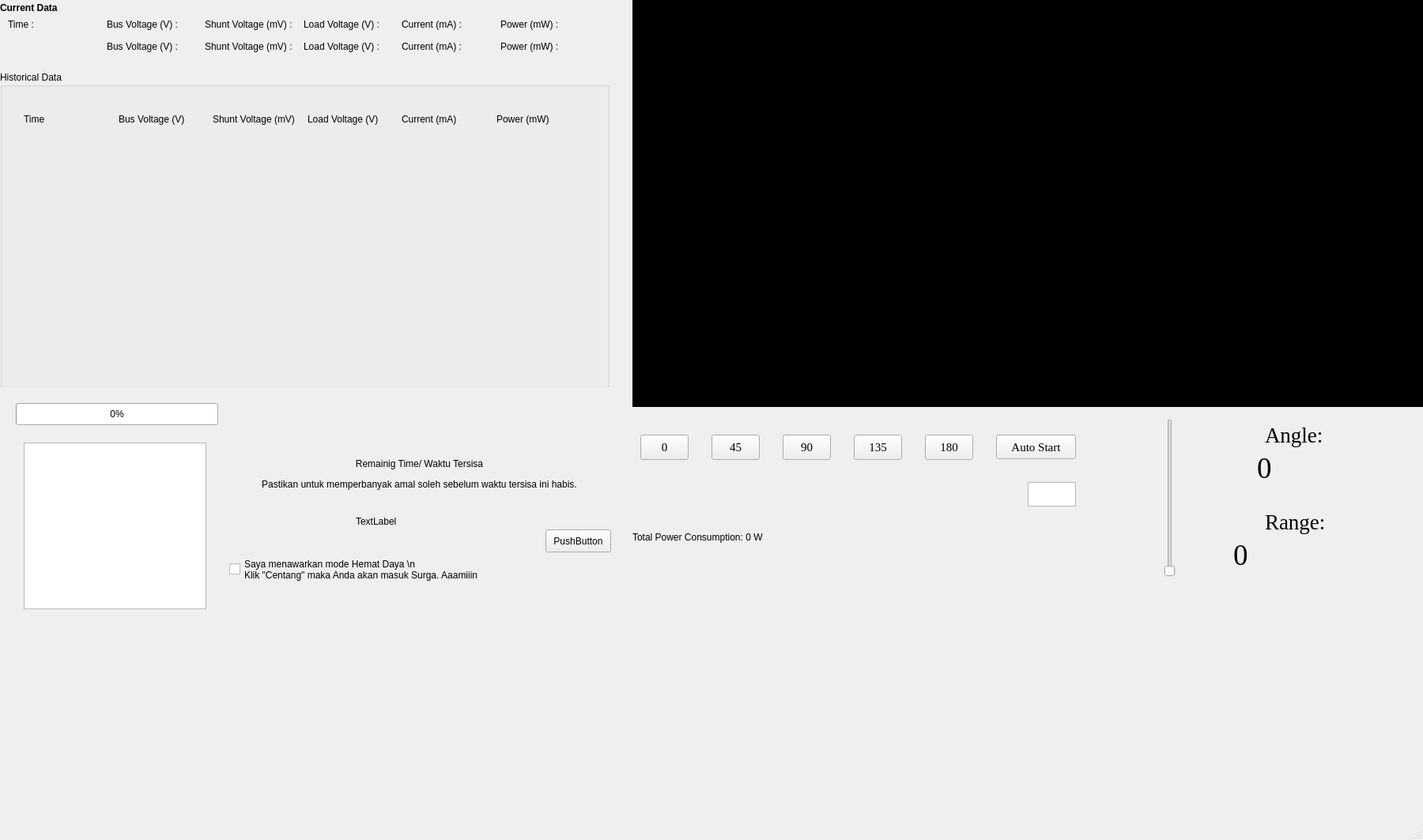
<?xml version="1.0" encoding="UTF-8"?>
<ui version="4.0">
 <class>MainWindow</class>
 <widget class="QMainWindow" name="MainWindow">
  <property name="geometry">
   <rect>
    <x>0</x>
    <y>0</y>
    <width>1800</width>
    <height>1063</height>
   </rect>
  </property>
  <property name="maximumSize">
   <size>
    <width>1800</width>
    <height>1200</height>
   </size>
  </property>
  <property name="windowTitle">
   <string>MainWindow</string>
  </property>
  <property name="windowOpacity">
   <double>1.000000000000000</double>
  </property>
  <widget class="QWidget" name="centralwidget">
   <widget class="QLabel" name="rangeLabel">
    <property name="geometry">
     <rect>
      <x>1560</x>
      <y>680</y>
      <width>175</width>
      <height>45</height>
     </rect>
    </property>
    <property name="maximumSize">
     <size>
      <width>175</width>
      <height>45</height>
     </size>
    </property>
    <property name="font">
     <font>
      <family>Times New Roman</family>
      <pointsize>28</pointsize>
     </font>
    </property>
    <property name="text">
     <string>0</string>
    </property>
   </widget>
   <widget class="QPushButton" name="button180">
    <property name="geometry">
     <rect>
      <x>1170</x>
      <y>550</y>
      <width>61</width>
      <height>32</height>
     </rect>
    </property>
    <property name="font">
     <font>
      <family>Times New Roman</family>
      <pointsize>11</pointsize>
     </font>
    </property>
    <property name="text">
     <string>180</string>
    </property>
   </widget>
   <widget class="QLabel" name="angleLabel">
    <property name="geometry">
     <rect>
      <x>1590</x>
      <y>570</y>
      <width>101</width>
      <height>45</height>
     </rect>
    </property>
    <property name="maximumSize">
     <size>
      <width>150</width>
      <height>45</height>
     </size>
    </property>
    <property name="font">
     <font>
      <family>Times New Roman</family>
      <pointsize>28</pointsize>
     </font>
    </property>
    <property name="autoFillBackground">
     <bool>false</bool>
    </property>
    <property name="text">
     <string>0</string>
    </property>
   </widget>
   <widget class="QGraphicsView" name="graphicsView">
    <property name="geometry">
     <rect>
      <x>800</x>
      <y>0</y>
      <width>1000</width>
      <height>515</height>
     </rect>
    </property>
    <property name="minimumSize">
     <size>
      <width>1000</width>
      <height>515</height>
     </size>
    </property>
    <property name="maximumSize">
     <size>
      <width>1000</width>
      <height>515</height>
     </size>
    </property>
    <property name="palette">
     <palette>
      <active>
       <colorrole role="WindowText">
        <brush brushstyle="SolidPattern">
         <color alpha="255">
          <red>255</red>
          <green>255</green>
          <blue>255</blue>
         </color>
        </brush>
       </colorrole>
       <colorrole role="Button">
        <brush brushstyle="SolidPattern">
         <color alpha="255">
          <red>0</red>
          <green>0</green>
          <blue>0</blue>
         </color>
        </brush>
       </colorrole>
       <colorrole role="Light">
        <brush brushstyle="SolidPattern">
         <color alpha="255">
          <red>0</red>
          <green>0</green>
          <blue>0</blue>
         </color>
        </brush>
       </colorrole>
       <colorrole role="Midlight">
        <brush brushstyle="SolidPattern">
         <color alpha="255">
          <red>0</red>
          <green>0</green>
          <blue>0</blue>
         </color>
        </brush>
       </colorrole>
       <colorrole role="Dark">
        <brush brushstyle="SolidPattern">
         <color alpha="255">
          <red>0</red>
          <green>0</green>
          <blue>0</blue>
         </color>
        </brush>
       </colorrole>
       <colorrole role="Mid">
        <brush brushstyle="SolidPattern">
         <color alpha="255">
          <red>0</red>
          <green>0</green>
          <blue>0</blue>
         </color>
        </brush>
       </colorrole>
       <colorrole role="Text">
        <brush brushstyle="SolidPattern">
         <color alpha="255">
          <red>255</red>
          <green>255</green>
          <blue>255</blue>
         </color>
        </brush>
       </colorrole>
       <colorrole role="BrightText">
        <brush brushstyle="SolidPattern">
         <color alpha="255">
          <red>255</red>
          <green>255</green>
          <blue>255</blue>
         </color>
        </brush>
       </colorrole>
       <colorrole role="ButtonText">
        <brush brushstyle="SolidPattern">
         <color alpha="255">
          <red>255</red>
          <green>255</green>
          <blue>255</blue>
         </color>
        </brush>
       </colorrole>
       <colorrole role="Base">
        <brush brushstyle="SolidPattern">
         <color alpha="255">
          <red>0</red>
          <green>0</green>
          <blue>0</blue>
         </color>
        </brush>
       </colorrole>
       <colorrole role="Window">
        <brush brushstyle="SolidPattern">
         <color alpha="255">
          <red>0</red>
          <green>0</green>
          <blue>0</blue>
         </color>
        </brush>
       </colorrole>
       <colorrole role="Shadow">
        <brush brushstyle="SolidPattern">
         <color alpha="255">
          <red>0</red>
          <green>0</green>
          <blue>0</blue>
         </color>
        </brush>
       </colorrole>
       <colorrole role="AlternateBase">
        <brush brushstyle="SolidPattern">
         <color alpha="255">
          <red>0</red>
          <green>0</green>
          <blue>0</blue>
         </color>
        </brush>
       </colorrole>
       <colorrole role="ToolTipBase">
        <brush brushstyle="SolidPattern">
         <color alpha="255">
          <red>255</red>
          <green>255</green>
          <blue>220</blue>
         </color>
        </brush>
       </colorrole>
       <colorrole role="ToolTipText">
        <brush brushstyle="SolidPattern">
         <color alpha="255">
          <red>0</red>
          <green>0</green>
          <blue>0</blue>
         </color>
        </brush>
       </colorrole>
       <colorrole role="PlaceholderText">
        <brush brushstyle="SolidPattern">
         <color alpha="127">
          <red>255</red>
          <green>255</green>
          <blue>255</blue>
         </color>
        </brush>
       </colorrole>
       <colorrole role="Accent">
        <brush brushstyle="SolidPattern">
         <color alpha="255">
          <red>0</red>
          <green>0</green>
          <blue>0</blue>
         </color>
        </brush>
       </colorrole>
      </active>
      <inactive>
       <colorrole role="WindowText">
        <brush brushstyle="SolidPattern">
         <color alpha="255">
          <red>255</red>
          <green>255</green>
          <blue>255</blue>
         </color>
        </brush>
       </colorrole>
       <colorrole role="Button">
        <brush brushstyle="SolidPattern">
         <color alpha="255">
          <red>0</red>
          <green>0</green>
          <blue>0</blue>
         </color>
        </brush>
       </colorrole>
       <colorrole role="Light">
        <brush brushstyle="SolidPattern">
         <color alpha="255">
          <red>0</red>
          <green>0</green>
          <blue>0</blue>
         </color>
        </brush>
       </colorrole>
       <colorrole role="Midlight">
        <brush brushstyle="SolidPattern">
         <color alpha="255">
          <red>0</red>
          <green>0</green>
          <blue>0</blue>
         </color>
        </brush>
       </colorrole>
       <colorrole role="Dark">
        <brush brushstyle="SolidPattern">
         <color alpha="255">
          <red>0</red>
          <green>0</green>
          <blue>0</blue>
         </color>
        </brush>
       </colorrole>
       <colorrole role="Mid">
        <brush brushstyle="SolidPattern">
         <color alpha="255">
          <red>0</red>
          <green>0</green>
          <blue>0</blue>
         </color>
        </brush>
       </colorrole>
       <colorrole role="Text">
        <brush brushstyle="SolidPattern">
         <color alpha="255">
          <red>255</red>
          <green>255</green>
          <blue>255</blue>
         </color>
        </brush>
       </colorrole>
       <colorrole role="BrightText">
        <brush brushstyle="SolidPattern">
         <color alpha="255">
          <red>255</red>
          <green>255</green>
          <blue>255</blue>
         </color>
        </brush>
       </colorrole>
       <colorrole role="ButtonText">
        <brush brushstyle="SolidPattern">
         <color alpha="255">
          <red>255</red>
          <green>255</green>
          <blue>255</blue>
         </color>
        </brush>
       </colorrole>
       <colorrole role="Base">
        <brush brushstyle="SolidPattern">
         <color alpha="255">
          <red>0</red>
          <green>0</green>
          <blue>0</blue>
         </color>
        </brush>
       </colorrole>
       <colorrole role="Window">
        <brush brushstyle="SolidPattern">
         <color alpha="255">
          <red>0</red>
          <green>0</green>
          <blue>0</blue>
         </color>
        </brush>
       </colorrole>
       <colorrole role="Shadow">
        <brush brushstyle="SolidPattern">
         <color alpha="255">
          <red>0</red>
          <green>0</green>
          <blue>0</blue>
         </color>
        </brush>
       </colorrole>
       <colorrole role="AlternateBase">
        <brush brushstyle="SolidPattern">
         <color alpha="255">
          <red>0</red>
          <green>0</green>
          <blue>0</blue>
         </color>
        </brush>
       </colorrole>
       <colorrole role="ToolTipBase">
        <brush brushstyle="SolidPattern">
         <color alpha="255">
          <red>255</red>
          <green>255</green>
          <blue>220</blue>
         </color>
        </brush>
       </colorrole>
       <colorrole role="ToolTipText">
        <brush brushstyle="SolidPattern">
         <color alpha="255">
          <red>0</red>
          <green>0</green>
          <blue>0</blue>
         </color>
        </brush>
       </colorrole>
       <colorrole role="PlaceholderText">
        <brush brushstyle="SolidPattern">
         <color alpha="127">
          <red>255</red>
          <green>255</green>
          <blue>255</blue>
         </color>
        </brush>
       </colorrole>
       <colorrole role="Accent">
        <brush brushstyle="SolidPattern">
         <color alpha="255">
          <red>0</red>
          <green>0</green>
          <blue>0</blue>
         </color>
        </brush>
       </colorrole>
      </inactive>
      <disabled>
       <colorrole role="WindowText">
        <brush brushstyle="SolidPattern">
         <color alpha="255">
          <red>0</red>
          <green>0</green>
          <blue>0</blue>
         </color>
        </brush>
       </colorrole>
       <colorrole role="Button">
        <brush brushstyle="SolidPattern">
         <color alpha="255">
          <red>0</red>
          <green>0</green>
          <blue>0</blue>
         </color>
        </brush>
       </colorrole>
       <colorrole role="Light">
        <brush brushstyle="SolidPattern">
         <color alpha="255">
          <red>0</red>
          <green>0</green>
          <blue>0</blue>
         </color>
        </brush>
       </colorrole>
       <colorrole role="Midlight">
        <brush brushstyle="SolidPattern">
         <color alpha="255">
          <red>0</red>
          <green>0</green>
          <blue>0</blue>
         </color>
        </brush>
       </colorrole>
       <colorrole role="Dark">
        <brush brushstyle="SolidPattern">
         <color alpha="255">
          <red>0</red>
          <green>0</green>
          <blue>0</blue>
         </color>
        </brush>
       </colorrole>
       <colorrole role="Mid">
        <brush brushstyle="SolidPattern">
         <color alpha="255">
          <red>0</red>
          <green>0</green>
          <blue>0</blue>
         </color>
        </brush>
       </colorrole>
       <colorrole role="Text">
        <brush brushstyle="SolidPattern">
         <color alpha="255">
          <red>0</red>
          <green>0</green>
          <blue>0</blue>
         </color>
        </brush>
       </colorrole>
       <colorrole role="BrightText">
        <brush brushstyle="SolidPattern">
         <color alpha="255">
          <red>255</red>
          <green>255</green>
          <blue>255</blue>
         </color>
        </brush>
       </colorrole>
       <colorrole role="ButtonText">
        <brush brushstyle="SolidPattern">
         <color alpha="255">
          <red>0</red>
          <green>0</green>
          <blue>0</blue>
         </color>
        </brush>
       </colorrole>
       <colorrole role="Base">
        <brush brushstyle="SolidPattern">
         <color alpha="255">
          <red>0</red>
          <green>0</green>
          <blue>0</blue>
         </color>
        </brush>
       </colorrole>
       <colorrole role="Window">
        <brush brushstyle="SolidPattern">
         <color alpha="255">
          <red>0</red>
          <green>0</green>
          <blue>0</blue>
         </color>
        </brush>
       </colorrole>
       <colorrole role="Shadow">
        <brush brushstyle="SolidPattern">
         <color alpha="255">
          <red>0</red>
          <green>0</green>
          <blue>0</blue>
         </color>
        </brush>
       </colorrole>
       <colorrole role="AlternateBase">
        <brush brushstyle="SolidPattern">
         <color alpha="255">
          <red>0</red>
          <green>0</green>
          <blue>0</blue>
         </color>
        </brush>
       </colorrole>
       <colorrole role="ToolTipBase">
        <brush brushstyle="SolidPattern">
         <color alpha="255">
          <red>255</red>
          <green>255</green>
          <blue>220</blue>
         </color>
        </brush>
       </colorrole>
       <colorrole role="ToolTipText">
        <brush brushstyle="SolidPattern">
         <color alpha="255">
          <red>0</red>
          <green>0</green>
          <blue>0</blue>
         </color>
        </brush>
       </colorrole>
       <colorrole role="PlaceholderText">
        <brush brushstyle="SolidPattern">
         <color alpha="127">
          <red>0</red>
          <green>0</green>
          <blue>0</blue>
         </color>
        </brush>
       </colorrole>
       <colorrole role="Accent">
        <brush brushstyle="SolidPattern">
         <color alpha="255">
          <red>0</red>
          <green>0</green>
          <blue>0</blue>
         </color>
        </brush>
       </colorrole>
      </disabled>
     </palette>
    </property>
   </widget>
   <widget class="QPushButton" name="button135">
    <property name="geometry">
     <rect>
      <x>1080</x>
      <y>550</y>
      <width>61</width>
      <height>32</height>
     </rect>
    </property>
    <property name="font">
     <font>
      <family>Times New Roman</family>
      <pointsize>11</pointsize>
     </font>
    </property>
    <property name="text">
     <string>135</string>
    </property>
   </widget>
   <widget class="QLabel" name="label">
    <property name="geometry">
     <rect>
      <x>1600</x>
      <y>530</y>
      <width>150</width>
      <height>41</height>
     </rect>
    </property>
    <property name="minimumSize">
     <size>
      <width>150</width>
      <height>25</height>
     </size>
    </property>
    <property name="font">
     <font>
      <family>Times New Roman</family>
      <pointsize>20</pointsize>
      <italic>false</italic>
      <bold>false</bold>
     </font>
    </property>
    <property name="text">
     <string>Angle:</string>
    </property>
   </widget>
   <widget class="QPushButton" name="button90">
    <property name="geometry">
     <rect>
      <x>990</x>
      <y>550</y>
      <width>61</width>
      <height>32</height>
     </rect>
    </property>
    <property name="font">
     <font>
      <family>Times New Roman</family>
      <pointsize>11</pointsize>
     </font>
    </property>
    <property name="text">
     <string>90</string>
    </property>
   </widget>
   <widget class="QTextEdit" name="textEdit">
    <property name="geometry">
     <rect>
      <x>1300</x>
      <y>610</y>
      <width>61</width>
      <height>31</height>
     </rect>
    </property>
    <property name="font">
     <font>
      <family>Times New Roman</family>
     </font>
    </property>
   </widget>
   <widget class="QPushButton" name="button_auto">
    <property name="geometry">
     <rect>
      <x>1260</x>
      <y>550</y>
      <width>101</width>
      <height>31</height>
     </rect>
    </property>
    <property name="font">
     <font>
      <family>Times New Roman</family>
      <pointsize>11</pointsize>
     </font>
    </property>
    <property name="text">
     <string>Auto Start</string>
    </property>
   </widget>
   <widget class="QLabel" name="lablel_2">
    <property name="geometry">
     <rect>
      <x>1600</x>
      <y>640</y>
      <width>150</width>
      <height>41</height>
     </rect>
    </property>
    <property name="minimumSize">
     <size>
      <width>150</width>
      <height>25</height>
     </size>
    </property>
    <property name="font">
     <font>
      <family>Times New Roman</family>
      <pointsize>20</pointsize>
      <bold>false</bold>
     </font>
    </property>
    <property name="text">
     <string>Range:</string>
    </property>
   </widget>
   <widget class="QPushButton" name="button0">
    <property name="geometry">
     <rect>
      <x>810</x>
      <y>550</y>
      <width>61</width>
      <height>32</height>
     </rect>
    </property>
    <property name="font">
     <font>
      <family>Times New Roman</family>
      <pointsize>11</pointsize>
     </font>
    </property>
    <property name="text">
     <string>0</string>
    </property>
   </widget>
   <widget class="QSlider" name="verticalSlider">
    <property name="geometry">
     <rect>
      <x>1430</x>
      <y>530</y>
      <width>100</width>
      <height>200</height>
     </rect>
    </property>
    <property name="minimumSize">
     <size>
      <width>100</width>
      <height>200</height>
     </size>
    </property>
    <property name="font">
     <font>
      <family>Arial</family>
     </font>
    </property>
    <property name="layoutDirection">
     <enum>Qt::LeftToRight</enum>
    </property>
    <property name="maximum">
     <number>180</number>
    </property>
   </widget>
   <widget class="QPushButton" name="button45">
    <property name="geometry">
     <rect>
      <x>900</x>
      <y>550</y>
      <width>61</width>
      <height>32</height>
     </rect>
    </property>
    <property name="font">
     <font>
      <family>Times New Roman</family>
      <pointsize>11</pointsize>
     </font>
    </property>
    <property name="text">
     <string>45</string>
    </property>
   </widget>
   <widget class="QWidget" name="layoutWidget1" native="true">
    <property name="geometry">
     <rect>
      <x>0</x>
      <y>20</y>
      <width>771</width>
      <height>71</height>
     </rect>
    </property>
    <widget class="QWidget" name="layoutWidget_14">
     <property name="geometry">
      <rect>
       <x>10</x>
       <y>0</y>
       <width>741</width>
       <height>78</height>
      </rect>
     </property>
     <layout class="QHBoxLayout" name="horizontalLayout_3">
      <item>
       <layout class="QVBoxLayout" name="verticalLayoutTime_2">
        <item>
         <widget class="QLabel" name="currentTimeLabel_2">
          <property name="text">
           <string>Time :</string>
          </property>
         </widget>
        </item>
        <item>
         <widget class="QLabel" name="currentTimeLabel_3">
          <property name="text">
           <string/>
          </property>
         </widget>
        </item>
        <item>
         <widget class="QLabel" name="label_8">
          <property name="text">
           <string/>
          </property>
         </widget>
        </item>
       </layout>
      </item>
      <item>
       <layout class="QVBoxLayout" name="verticalLayoutVoltage_2">
        <item>
         <widget class="QLabel" name="label_3">
          <property name="text">
           <string>Bus Voltage (V) :</string>
          </property>
         </widget>
        </item>
        <item>
         <widget class="QLabel" name="busVoltageLabel">
          <property name="text">
           <string>Bus Voltage (V) :</string>
          </property>
         </widget>
        </item>
        <item>
         <widget class="QLabel" name="currentBusVoltageValue_2">
          <property name="text">
           <string/>
          </property>
         </widget>
        </item>
       </layout>
      </item>
      <item>
       <layout class="QVBoxLayout" name="verticalLayoutCurrent_2">
        <item>
         <widget class="QLabel" name="label_4">
          <property name="text">
           <string>Shunt Voltage (mV) :</string>
          </property>
         </widget>
        </item>
        <item>
         <widget class="QLabel" name="shuntVoltageLabel">
          <property name="text">
           <string>Shunt Voltage (mV) :</string>
          </property>
         </widget>
        </item>
        <item>
         <widget class="QLabel" name="currentShuntVoltageValue_2">
          <property name="text">
           <string/>
          </property>
         </widget>
        </item>
       </layout>
      </item>
      <item>
       <layout class="QVBoxLayout" name="verticalLayoutPower_2">
        <item>
         <widget class="QLabel" name="label_5">
          <property name="text">
           <string>Load Voltage (V) :</string>
          </property>
         </widget>
        </item>
        <item>
         <widget class="QLabel" name="loadVoltageLabel">
          <property name="text">
           <string>Load Voltage (V) :</string>
          </property>
         </widget>
        </item>
        <item>
         <widget class="QLabel" name="currentLoadVoltageValue_2">
          <property name="text">
           <string/>
          </property>
         </widget>
        </item>
       </layout>
      </item>
      <item>
       <layout class="QVBoxLayout" name="verticalLayoutEnergy_2">
        <item>
         <widget class="QLabel" name="label_6">
          <property name="text">
           <string>Current (mA) :</string>
          </property>
         </widget>
        </item>
        <item>
         <widget class="QLabel" name="currentLabel">
          <property name="text">
           <string>Current (mA) :</string>
          </property>
         </widget>
        </item>
        <item>
         <widget class="QLabel" name="currentCurrentValue_2">
          <property name="text">
           <string/>
          </property>
         </widget>
        </item>
       </layout>
      </item>
      <item>
       <layout class="QVBoxLayout" name="verticalLayoutFrequency_2">
        <item>
         <widget class="QLabel" name="label_7">
          <property name="text">
           <string>Power (mW) :</string>
          </property>
         </widget>
        </item>
        <item>
         <widget class="QLabel" name="powerLabel">
          <property name="text">
           <string>Power (mW) :</string>
          </property>
         </widget>
        </item>
        <item>
         <widget class="QLabel" name="currentPowerValue_2">
          <property name="text">
           <string/>
          </property>
         </widget>
        </item>
       </layout>
      </item>
     </layout>
    </widget>
   </widget>
   <widget class="QLabel" name="label_2">
    <property name="geometry">
     <rect>
      <x>0</x>
      <y>0</y>
      <width>91</width>
      <height>20</height>
     </rect>
    </property>
    <property name="text">
     <string>&lt;html&gt;&lt;head/&gt;&lt;body&gt;&lt;p&gt;&lt;span style=&quot; font-weight:700;&quot;&gt;Current Data&lt;/span&gt;&lt;/p&gt;&lt;/body&gt;&lt;/html&gt;</string>
    </property>
   </widget>
   <widget class="QWidget" name="centralwidget_2" native="true">
    <property name="geometry">
     <rect>
      <x>0</x>
      <y>90</y>
      <width>771</width>
      <height>400</height>
     </rect>
    </property>
    <widget class="QGroupBox" name="historicalDataGroupBox_2">
     <property name="geometry">
      <rect>
       <x>0</x>
       <y>0</y>
       <width>771</width>
       <height>401</height>
      </rect>
     </property>
     <property name="title">
      <string>Historical Data</string>
     </property>
     <widget class="QWidget" name="widget_3" native="true">
      <property name="geometry">
       <rect>
        <x>10</x>
        <y>40</y>
        <width>751</width>
        <height>351</height>
       </rect>
      </property>
      <widget class="QWidget" name="layoutWidget_15">
       <property name="geometry">
        <rect>
         <x>20</x>
         <y>10</y>
         <width>711</width>
         <height>22</height>
        </rect>
       </property>
       <layout class="QHBoxLayout" name="historicalHeaderLayout_2">
        <item>
         <widget class="QLabel" name="historicalTimeHeaderLabel_2">
          <property name="text">
           <string>Time</string>
          </property>
         </widget>
        </item>
        <item>
         <widget class="QLabel" name="historicalBusVoltageHeaderLabel_2">
          <property name="text">
           <string>Bus Voltage (V)</string>
          </property>
         </widget>
        </item>
        <item>
         <widget class="QLabel" name="historicalShuntVoltageHeaderLabel_2">
          <property name="text">
           <string>Shunt Voltage (mV)</string>
          </property>
         </widget>
        </item>
        <item>
         <widget class="QLabel" name="historicaLoadVoltageHeaderLabel_2">
          <property name="text">
           <string>Load Voltage (V)</string>
          </property>
         </widget>
        </item>
        <item>
         <widget class="QLabel" name="historicalECurrentHeaderLabel_2">
          <property name="text">
           <string>Current (mA)</string>
          </property>
         </widget>
        </item>
        <item>
         <widget class="QLabel" name="historicalPowerHeaderLabel_2">
          <property name="text">
           <string>Power (mW)</string>
          </property>
         </widget>
        </item>
       </layout>
      </widget>
      <widget class="QWidget" name="layoutWidget_16">
       <property name="geometry">
        <rect>
         <x>20</x>
         <y>40</y>
         <width>711</width>
         <height>22</height>
        </rect>
       </property>
       <layout class="QHBoxLayout" name="historicalDataLayout1_2">
        <item>
         <widget class="QLabel" name="historicalTimeLabel1_2">
          <property name="text">
           <string/>
          </property>
         </widget>
        </item>
        <item>
         <widget class="QLabel" name="historicalBusVoltageLabel1_2">
          <property name="text">
           <string/>
          </property>
         </widget>
        </item>
        <item>
         <widget class="QLabel" name="historicalShuntVoltageLabel1_2">
          <property name="text">
           <string/>
          </property>
         </widget>
        </item>
        <item>
         <widget class="QLabel" name="historicalLoadVoltageLabel1_2">
          <property name="text">
           <string/>
          </property>
         </widget>
        </item>
        <item>
         <widget class="QLabel" name="historicalCurrentLabel1_2">
          <property name="text">
           <string/>
          </property>
         </widget>
        </item>
        <item>
         <widget class="QLabel" name="historicalPowerLabel1_2">
          <property name="text">
           <string/>
          </property>
         </widget>
        </item>
       </layout>
      </widget>
      <widget class="QWidget" name="layoutWidget_17">
       <property name="geometry">
        <rect>
         <x>20</x>
         <y>70</y>
         <width>711</width>
         <height>22</height>
        </rect>
       </property>
       <layout class="QHBoxLayout" name="historicalDataLayout2_2">
        <item>
         <widget class="QLabel" name="historicalTimeLabel2_2">
          <property name="text">
           <string/>
          </property>
         </widget>
        </item>
        <item>
         <widget class="QLabel" name="historicalBusVoltageLabel2_2">
          <property name="text">
           <string/>
          </property>
         </widget>
        </item>
        <item>
         <widget class="QLabel" name="historicalShuntVoltageLabel2_2">
          <property name="text">
           <string/>
          </property>
         </widget>
        </item>
        <item>
         <widget class="QLabel" name="historicalLoadVoltageLabel2_2">
          <property name="text">
           <string/>
          </property>
         </widget>
        </item>
        <item>
         <widget class="QLabel" name="historicalCurrentLabel2_2">
          <property name="text">
           <string/>
          </property>
         </widget>
        </item>
        <item>
         <widget class="QLabel" name="historicalPowerLabel2_2">
          <property name="text">
           <string/>
          </property>
         </widget>
        </item>
       </layout>
      </widget>
      <widget class="QWidget" name="layoutWidget_18">
       <property name="geometry">
        <rect>
         <x>20</x>
         <y>100</y>
         <width>711</width>
         <height>22</height>
        </rect>
       </property>
       <layout class="QHBoxLayout" name="historicalDataLayout3_2">
        <item>
         <widget class="QLabel" name="historicalTimeLabel3_2">
          <property name="text">
           <string/>
          </property>
         </widget>
        </item>
        <item>
         <widget class="QLabel" name="historicalBusVoltageLabel3_2">
          <property name="text">
           <string/>
          </property>
         </widget>
        </item>
        <item>
         <widget class="QLabel" name="historicalShuntVoltageLabel3_2">
          <property name="text">
           <string/>
          </property>
         </widget>
        </item>
        <item>
         <widget class="QLabel" name="historicalLoadVoltageLabel3_2">
          <property name="text">
           <string/>
          </property>
         </widget>
        </item>
        <item>
         <widget class="QLabel" name="historicalCurrentLabel3_2">
          <property name="text">
           <string/>
          </property>
         </widget>
        </item>
        <item>
         <widget class="QLabel" name="historicalPowerLabel3_2">
          <property name="text">
           <string/>
          </property>
         </widget>
        </item>
       </layout>
      </widget>
      <widget class="QWidget" name="layoutWidget_19">
       <property name="geometry">
        <rect>
         <x>20</x>
         <y>130</y>
         <width>711</width>
         <height>22</height>
        </rect>
       </property>
       <layout class="QHBoxLayout" name="historicalDataLayout4_2">
        <item>
         <widget class="QLabel" name="historicalTimeLabel4_2">
          <property name="text">
           <string/>
          </property>
         </widget>
        </item>
        <item>
         <widget class="QLabel" name="historicalBusVoltageLabel4_2">
          <property name="text">
           <string/>
          </property>
         </widget>
        </item>
        <item>
         <widget class="QLabel" name="historicalShuntVoltageLabel4_2">
          <property name="text">
           <string/>
          </property>
         </widget>
        </item>
        <item>
         <widget class="QLabel" name="historicalLoadVoltageLabel4_2">
          <property name="text">
           <string/>
          </property>
         </widget>
        </item>
        <item>
         <widget class="QLabel" name="historicalCurrentLabel4_2">
          <property name="text">
           <string/>
          </property>
         </widget>
        </item>
        <item>
         <widget class="QLabel" name="historicalPowerLabel4_2">
          <property name="text">
           <string/>
          </property>
         </widget>
        </item>
       </layout>
      </widget>
      <widget class="QWidget" name="layoutWidget_20">
       <property name="geometry">
        <rect>
         <x>20</x>
         <y>160</y>
         <width>711</width>
         <height>22</height>
        </rect>
       </property>
       <layout class="QHBoxLayout" name="historicalDataLayout5_2">
        <item>
         <widget class="QLabel" name="historicalTimeLabel5_2">
          <property name="text">
           <string/>
          </property>
         </widget>
        </item>
        <item>
         <widget class="QLabel" name="historicalBusVoltageLabel5_2">
          <property name="text">
           <string/>
          </property>
         </widget>
        </item>
        <item>
         <widget class="QLabel" name="historicalShuntVoltageLabel5_2">
          <property name="text">
           <string/>
          </property>
         </widget>
        </item>
        <item>
         <widget class="QLabel" name="historicalLoadVoltageLabel5_2">
          <property name="text">
           <string/>
          </property>
         </widget>
        </item>
        <item>
         <widget class="QLabel" name="historicalCurrentLabel5_2">
          <property name="text">
           <string/>
          </property>
         </widget>
        </item>
        <item>
         <widget class="QLabel" name="historicalPowerLabel5_2">
          <property name="text">
           <string/>
          </property>
         </widget>
        </item>
       </layout>
      </widget>
      <widget class="QWidget" name="layoutWidget_21">
       <property name="geometry">
        <rect>
         <x>20</x>
         <y>190</y>
         <width>711</width>
         <height>22</height>
        </rect>
       </property>
       <layout class="QHBoxLayout" name="historicalDataLayout6_2">
        <item>
         <widget class="QLabel" name="historicalTimeLabel6_2">
          <property name="text">
           <string/>
          </property>
         </widget>
        </item>
        <item>
         <widget class="QLabel" name="historicalBusVoltageLabel6_2">
          <property name="text">
           <string/>
          </property>
         </widget>
        </item>
        <item>
         <widget class="QLabel" name="historicalShuntVoltageLabel6_2">
          <property name="text">
           <string/>
          </property>
         </widget>
        </item>
        <item>
         <widget class="QLabel" name="historicalLoadVoltageLabel6_2">
          <property name="text">
           <string/>
          </property>
         </widget>
        </item>
        <item>
         <widget class="QLabel" name="historicalCurrentLabel6_2">
          <property name="text">
           <string/>
          </property>
         </widget>
        </item>
        <item>
         <widget class="QLabel" name="historicalPowerLabel6_2">
          <property name="text">
           <string/>
          </property>
         </widget>
        </item>
       </layout>
      </widget>
      <widget class="QWidget" name="layoutWidget_22">
       <property name="geometry">
        <rect>
         <x>20</x>
         <y>220</y>
         <width>711</width>
         <height>22</height>
        </rect>
       </property>
       <layout class="QHBoxLayout" name="historicalDataLayout7_2">
        <item>
         <widget class="QLabel" name="historicalTimeLabel7_2">
          <property name="text">
           <string/>
          </property>
         </widget>
        </item>
        <item>
         <widget class="QLabel" name="historicalBusVoltageLabel7_2">
          <property name="text">
           <string/>
          </property>
         </widget>
        </item>
        <item>
         <widget class="QLabel" name="historicalShuntVoltageLabel7_2">
          <property name="text">
           <string/>
          </property>
         </widget>
        </item>
        <item>
         <widget class="QLabel" name="historicalLoadVoltageLabel7_2">
          <property name="text">
           <string/>
          </property>
         </widget>
        </item>
        <item>
         <widget class="QLabel" name="historicalCurrentLabel7_2">
          <property name="text">
           <string/>
          </property>
         </widget>
        </item>
        <item>
         <widget class="QLabel" name="historicalPowerLabel7_2">
          <property name="text">
           <string/>
          </property>
         </widget>
        </item>
       </layout>
      </widget>
      <widget class="QWidget" name="layoutWidget_23">
       <property name="geometry">
        <rect>
         <x>20</x>
         <y>250</y>
         <width>711</width>
         <height>22</height>
        </rect>
       </property>
       <layout class="QHBoxLayout" name="historicalDataLayout8_2">
        <item>
         <widget class="QLabel" name="historicalTimeLabel8_2">
          <property name="text">
           <string/>
          </property>
         </widget>
        </item>
        <item>
         <widget class="QLabel" name="historicalBusVoltageLabel8_2">
          <property name="text">
           <string/>
          </property>
         </widget>
        </item>
        <item>
         <widget class="QLabel" name="historicalShuntVoltageLabel8_2">
          <property name="text">
           <string/>
          </property>
         </widget>
        </item>
        <item>
         <widget class="QLabel" name="historicalLoadVoltageLabel8_2">
          <property name="text">
           <string/>
          </property>
         </widget>
        </item>
        <item>
         <widget class="QLabel" name="historicalCurrentLabel8_2">
          <property name="text">
           <string/>
          </property>
         </widget>
        </item>
        <item>
         <widget class="QLabel" name="historicalPowerLabel8_2">
          <property name="text">
           <string/>
          </property>
         </widget>
        </item>
       </layout>
      </widget>
      <widget class="QWidget" name="layoutWidget_24">
       <property name="geometry">
        <rect>
         <x>20</x>
         <y>280</y>
         <width>711</width>
         <height>22</height>
        </rect>
       </property>
       <layout class="QHBoxLayout" name="historicalDataLayout9_2">
        <item>
         <widget class="QLabel" name="historicalTimeLabel9_2">
          <property name="text">
           <string/>
          </property>
         </widget>
        </item>
        <item>
         <widget class="QLabel" name="historicalBusVoltageLabel9_2">
          <property name="text">
           <string/>
          </property>
         </widget>
        </item>
        <item>
         <widget class="QLabel" name="historicalShuntVoltageLabel9_2">
          <property name="text">
           <string/>
          </property>
         </widget>
        </item>
        <item>
         <widget class="QLabel" name="historicalLoadVoltageLabel9_2">
          <property name="text">
           <string/>
          </property>
         </widget>
        </item>
        <item>
         <widget class="QLabel" name="historicalCurrentLabel9_2">
          <property name="text">
           <string/>
          </property>
         </widget>
        </item>
        <item>
         <widget class="QLabel" name="historicalPowerLabel9_2">
          <property name="text">
           <string/>
          </property>
         </widget>
        </item>
       </layout>
      </widget>
      <widget class="QWidget" name="layoutWidget_25">
       <property name="geometry">
        <rect>
         <x>20</x>
         <y>310</y>
         <width>711</width>
         <height>22</height>
        </rect>
       </property>
       <layout class="QHBoxLayout" name="historicalDataLayout10_2">
        <item>
         <widget class="QLabel" name="historicalTimeLabel10_2">
          <property name="text">
           <string/>
          </property>
         </widget>
        </item>
        <item>
         <widget class="QLabel" name="historicalBusVoltageLabel10_2">
          <property name="text">
           <string/>
          </property>
         </widget>
        </item>
        <item>
         <widget class="QLabel" name="historicalShuntVoltageLabel10_2">
          <property name="text">
           <string/>
          </property>
         </widget>
        </item>
        <item>
         <widget class="QLabel" name="historicalLoadVoltageLabel10_2">
          <property name="text">
           <string/>
          </property>
         </widget>
        </item>
        <item>
         <widget class="QLabel" name="historicalCurrentLabel10_2">
          <property name="text">
           <string/>
          </property>
         </widget>
        </item>
        <item>
         <widget class="QLabel" name="historicalPowerLabel10_2">
          <property name="text">
           <string/>
          </property>
         </widget>
        </item>
       </layout>
      </widget>
     </widget>
    </widget>
   </widget>
   <widget class="QProgressBar" name="persentase">
    <property name="geometry">
     <rect>
      <x>20</x>
      <y>510</y>
      <width>256</width>
      <height>28</height>
     </rect>
    </property>
    <property name="value">
     <number>0</number>
    </property>
   </widget>
   <widget class="QTableWidget" name="sensorPowerTable">
    <property name="geometry">
     <rect>
      <x>30</x>
      <y>560</y>
      <width>231</width>
      <height>211</height>
     </rect>
    </property>
   </widget>
   <widget class="QCheckBox" name="powerSavingModeCheckBox">
    <property name="geometry">
     <rect>
      <x>290</x>
      <y>700</y>
      <width>421</width>
      <height>41</height>
     </rect>
    </property>
    <property name="text">
     <string>Saya menawarkan mode Hemat Daya \n
Klik &quot;Centang&quot; maka Anda akan masuk Surga. Aaamiiin</string>
    </property>
   </widget>
   <widget class="QLabel" name="remainingTimeLabel">
    <property name="geometry">
     <rect>
      <x>450</x>
      <y>650</y>
      <width>63</width>
      <height>20</height>
     </rect>
    </property>
    <property name="text">
     <string>TextLabel</string>
    </property>
   </widget>
   <widget class="QLabel" name="label_9">
    <property name="geometry">
     <rect>
      <x>280</x>
      <y>560</y>
      <width>501</width>
      <height>81</height>
     </rect>
    </property>
    <property name="text">
     <string>&lt;html&gt;&lt;head/&gt;&lt;body&gt;&lt;p align=&quot;center&quot;&gt;Remainig Time/ Waktu Tersisa&lt;/p&gt;&lt;p align=&quot;center&quot;&gt;Pastikan untuk memperbanyak amal soleh sebelum waktu tersisa ini habis.&lt;/p&gt;&lt;/body&gt;&lt;/html&gt;</string>
    </property>
   </widget>
   <widget class="QPushButton" name="setBatteryCapacityButton">
    <property name="geometry">
     <rect>
      <x>690</x>
      <y>670</y>
      <width>83</width>
      <height>29</height>
     </rect>
    </property>
    <property name="text">
     <string>PushButton</string>
    </property>
   </widget>
   <widget class="QLabel" name="powerLabel_2">
    <property name="geometry">
     <rect>
      <x>800</x>
      <y>670</y>
      <width>241</width>
      <height>20</height>
     </rect>
    </property>
    <property name="text">
     <string>Total Power Consumption: 0 W</string>
    </property>
   </widget>
  </widget>
  <widget class="QMenuBar" name="menubar">
   <property name="geometry">
    <rect>
     <x>0</x>
     <y>0</y>
     <width>1800</width>
     <height>25</height>
    </rect>
   </property>
  </widget>
  <widget class="QStatusBar" name="statusbar"/>
 </widget>
 <resources/>
 <connections/>
</ui>
